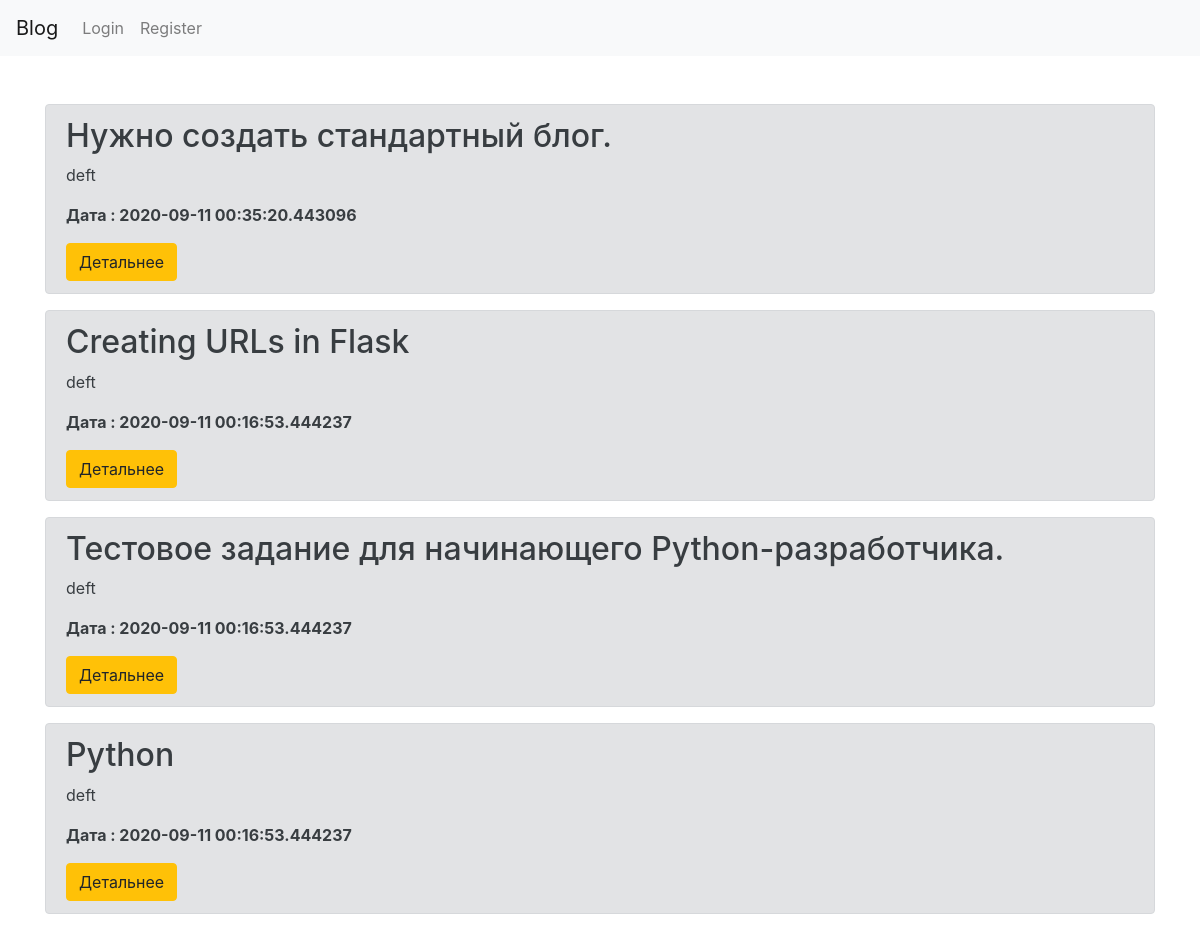
The page /post_tag/web on the database its author committed.
### app.py (models this page shows, shortened)
class Tag(db.Model):
    id=db.Column(db.Integer,primary_key=True)
    name=db.Column(db.String(100))
    postId=db.Column(db.Integer,  db.ForeignKey('article.id'))

class Article(db.Model):
    id=db.Column(db.Integer,primary_key=True)
    Authors=db.Column(db.String(50), nullable = False)
    Header=db.Column(db.String(300), nullable = False)
    content = db.Column(db.String(1500), nullable = False)
    img1=db.Column(db.String(248), nullable=True)
    creationData=db.Column(db.DateTime,default=datetime.now())
    tagi= db.relationship('Tag',backref='tags',lazy='dynamic')

### app.py (the view)
@app.route('/post_tag/<tag>', methods=['GET','POST'])
def tag(tag):
    if tag:
        articles= Tag.query.filter(Tag.name==tag).all()
        return  render_template('post_tag.html',tags=articles)
    return  render_template('post_tag.html')

### templates/post_tag.html (shortened to what this page needs)
        {% extends "base.html" %}
        {% block content %}
<div class="container mt-5">
    {%for tag in tags%}
    <div class="alert alert-secondary">
        <h2>{{tag.tags.Header}}</h2>
        <p>{{ tag.tags.Authors}}</p>
        <p><b>Дата : {{tag.tags.creationData}}</b></p>
        <a href="/show?id={{ tag.tags.id }}"class="btn btn-warning"> Детальнее </a>
    </div>
    {%endfor%}
{% endblock %}

### rows shown on the page
Tag: tags.Header "Нужно создать стандартный блог.", tags.Authors "deft", tags.creationData "2020-09-11 00:35:20.443096"
Tag: tags.Header "Creating URLs in Flask", tags.Authors "deft", tags.creationData "2020-09-11 00:16:53.444237"
Tag: tags.Header "Тестовое задание для начинающего Python-разработчика.", tags.Authors "deft", tags.creationData "2020-09-11 00:16:53.444237"
Tag: tags.Header "Python", tags.Authors "deft", tags.creationData "2020-09-11 00:16:53.444237"
